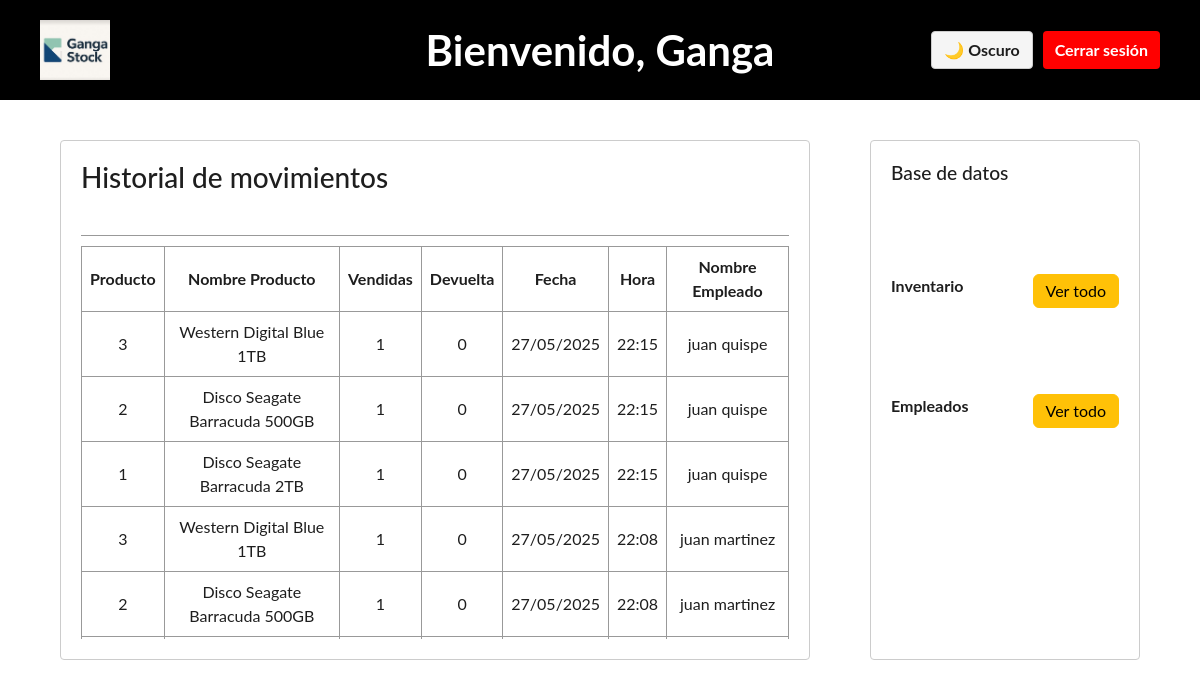
Before: /index_admin/ (signed in) with the older database file.
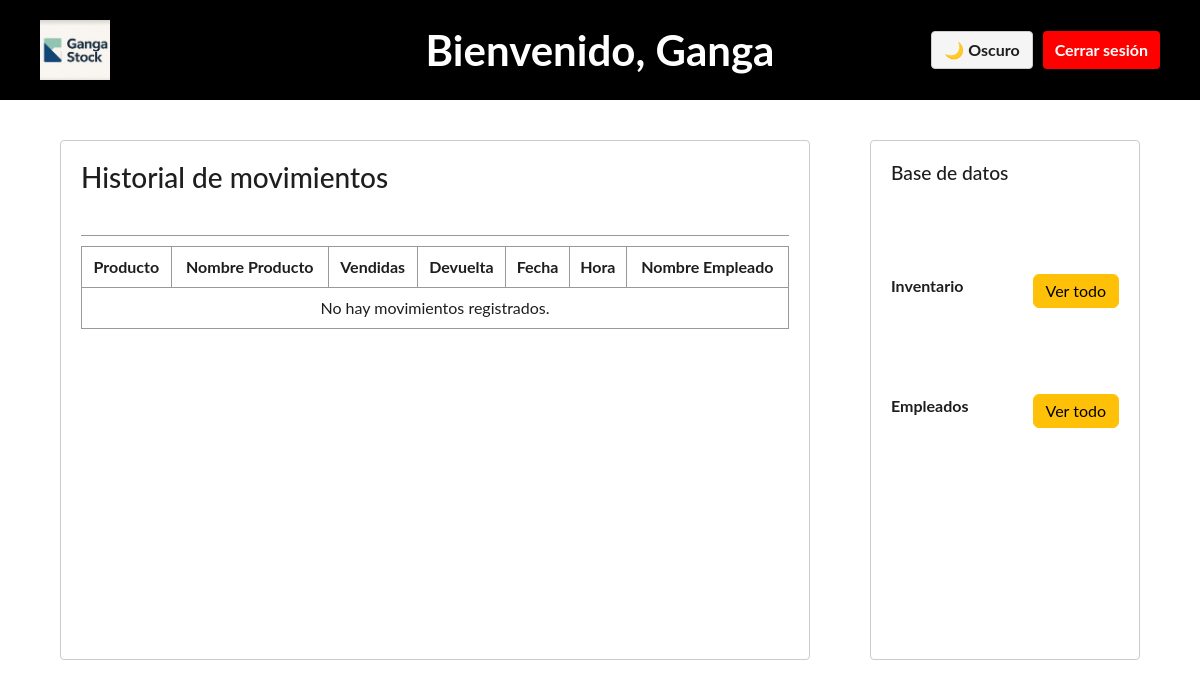
After: the same page with the newer database file.
### aplicacion/models.py (models this page shows, shortened)
class Movimiento(models.Model):
    producto = models.ForeignKey(Producto, on_delete=models.CASCADE)
    cantidad_vendida = models.PositiveIntegerField(default=0)
    cantidad_devuelta = models.PositiveIntegerField(default=0)
    fecha = models.DateField(auto_now_add=True)
    hora = models.TimeField(auto_now_add=True)
    empleado = models.ForeignKey(User, on_delete=models.CASCADE)

class Producto(models.Model):
    nombre = models.CharField(max_length=100)
    imagen = models.CharField(max_length=255)  # Ruta relativa a la carpeta static
    precio = models.DecimalField(max_digits=10, decimal_places=2)
    cantidad = models.IntegerField(default=0)

### aplicacion/views.py (the view)
# urls.py: path('admin/', views.index_admin, name='index_admin'),
@user_passes_test(lambda u: u.is_superuser)
def index_admin(request):
    movimientos = Movimiento.objects.select_related('producto', 'empleado').order_by('-fecha', '-hora')
    return render(request, 'index_admin.html', {'movimientos': movimientos})

### aplicacion/templates/index_admin.html (shortened to what this page needs)
{% extends "base.html" %}
{% load static %}
{% block content %}
<div class="topbar">
  <img src="{% static 'img/logo.jpg' %}" alt="Logo" class="logo-img-small">
  <div class="topbar-center">
    <span class="welcome-message">Bienvenido, {{ user.username }}</span>
  </div>
  <div class="topbar-actions" style="display: flex; gap: 10px;">
    <button id="modeToggle" class="mode-toggle" onclick="toggleMode()">Cargando...</button>
    <button class="logout-button" onclick="confirmLogout()">Cerrar sesión</button>
  </div>
</div>
<div class="main" style="gap: 40px;">
  <div class="panel left-panel-admin" style="flex: 1 1 60%;">
    <h2>Historial de movimientos</h2>
    <div class="history-box">
      <table class="history-table">
        <thead>
          <tr>
            <th>Producto</th>
            <th>Nombre Producto</th>
            <th>Vendidas</th>
            <th>Devuelta</th>
            <th>Fecha</th>
            <th>Hora</th>
            <th>Nombre Empleado</th>
          </tr>
        </thead>
        <tbody>
          {% for m in movimientos %}
          <tr>
            <td>{{ m.producto.id }}</td>
            <td>{{ m.producto.nombre }}</td>
            <td>{{ m.cantidad_vendida }}</td>
            <td>{{ m.cantidad_devuelta }}</td>
            <td>{{ m.fecha|date:"d/m/Y" }}</td>
            <td>{{ m.hora|time:"H:i" }}</td>
            <td>{{ m.empleado.get_full_name|default:m.empleado.username }}</td>
          </tr>
          {% empty %}
          <tr>
            <td colspan="7">No hay movimientos registrados.</td>
          </tr>
          {% endfor %}
        </tbody>
      </table>
    </div>
  </div>
  <div class="panel right-panel-admin" style="flex: 0 0 270px;">
    <h2 style="font-size: 1.2rem;">Base de datos</h2>
    <div class="section d-flex align-items-center justify-content-between mb-3">
      <div class="section-title" style="font-size: 1rem;">Inventario</div>
      <a href="{% url 'inventario' %}" class="btn btn-warning" style="font-size: 1rem; padding: 4px 12px;">Ver todo</a>
    </div>
    <div class="section d-flex align-items-center justify-content-between">
      <div class="section-title" style="font-size: 1rem;">Empleados</div>
      <a href="{% url 'empleado' %}" class="btn btn-warning" style="font-size: 1rem; padding: 4px 12px;">Ver todo</a>
    </div>
  </div>
</div>
{% endblock %}

Changed rows visible on the page:
removed Movimiento: producto.id "3", producto.nombre "Western Digital Blue 1TB", cantidad_vendida "1", cantidad_devuelta "0", fecha "27/05/2025", hora "22:15", empleado.get_full_name "juan quispe"
removed Movimiento: producto.id "2", producto.nombre "Disco Seagate Barracuda 500GB", cantidad_vendida "1", cantidad_devuelta "0", fecha "27/05/2025", hora "22:15", empleado.get_full_name "juan quispe"
removed Movimiento: producto.id "1", producto.nombre "Disco Seagate Barracuda 2TB", cantidad_vendida "1", cantidad_devuelta "0", fecha "27/05/2025", hora "22:15", empleado.get_full_name "juan quispe"
removed Movimiento: producto.id "3", producto.nombre "Western Digital Blue 1TB", cantidad_vendida "1", cantidad_devuelta "0", fecha "27/05/2025", hora "22:08", empleado.get_full_name "juan martinez"
removed Movimiento: producto.id "2", producto.nombre "Disco Seagate Barracuda 500GB", cantidad_vendida "1", cantidad_devuelta "0", fecha "27/05/2025", hora "22:08", empleado.get_full_name "juan martinez"
Other visible differences:
text now shown: "No hay movimientos registrados."
